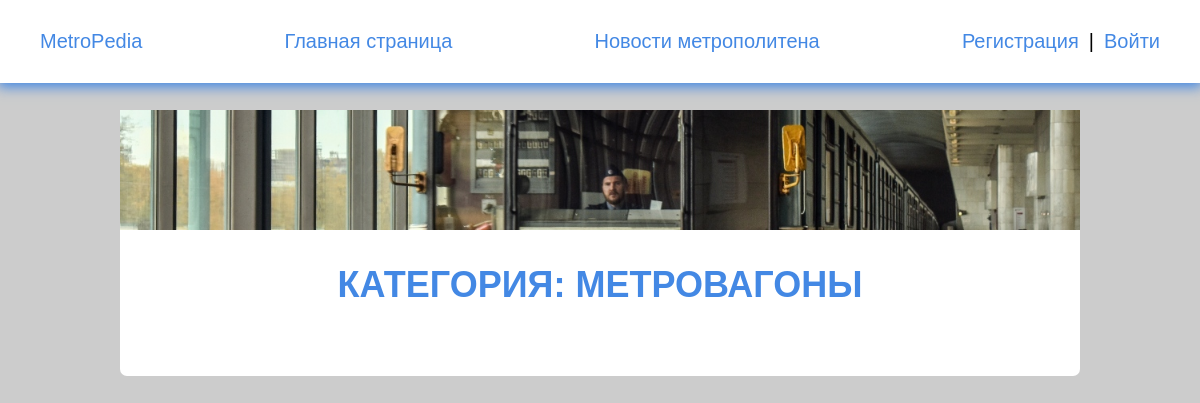
Before: /wiki/train/ with the older database file.
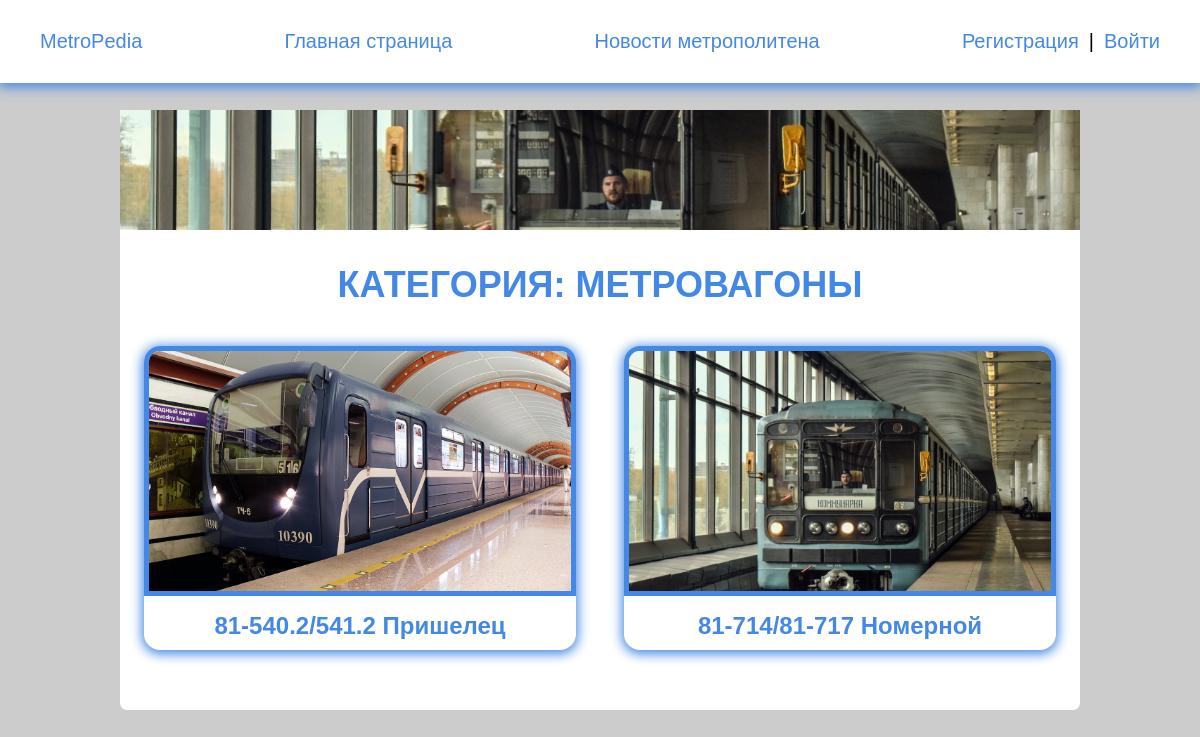
After: the same page with the newer database file.
### metro_wiki/models.py (models this page shows, shortened)
class Train(models.Model):
    title = models.CharField(max_length=100, blank=False, verbose_name='Модель метровагона')
    slug = models.CharField(max_length=100, blank=False, unique=True, verbose_name='Ссылка')
    image = models.ImageField(upload_to='images/%Y/%M/%D', blank=True, verbose_name='Картинка')
    content = RichTextField(blank=True, null=True, verbose_name='Текст', config_name='extends')
    def get_absolute_url(self):
        return reverse('train', kwargs={'train_slug': self.slug})
    class Meta:
        verbose_name = 'Метровагон'
        verbose_name_plural = 'Метровагоны'
        ordering = ['title']

### metro_wiki/views.py (the view)
# urls.py: path('train/', Trains.as_view(), name='trains'),
class Trains(DataMixin, ListView):
    model = Train
    template_name = 'wiki/categories/trains.html'
    context_object_name = 'trains'
    def get_context_data(self, *, object_list=None, **kwargs):
        context = super().get_context_data(**kwargs)
        if self.request.user.is_authenticated:
            context['post_user_count'] = Blog.objects.filter(owner=self.request.user).count
        c_def = self.get_user_context(title='Поезда')
        return dict(list(context.items()) + list(c_def.items()))

### main_page/utils.py (called while the page is built)
    @staticmethod
    def get_user_context(**kwargs):
        context = kwargs
        context['menu'] = menu
        context['submenu_editor'] = submenu_editor
        context['cats'] = cats
        return context

### metro_wiki/templates/wiki/categories/trains.html
{% extends 'main_page/base.html' %}
{% load static %}
{% block content %}
    <main class="content post_style">
        <section class="wrap_post">
            <img class="preview_img" src="{% static 'images/trains.jpg' %}" alt="cities_image">
            <h1 class="cat_title">Категория: Метровагоны</h1>
            <ul class="cats_list categories">
                {% for t in trains %}
                <li class="element">
                    <a href="{{ t.get_absolute_url }}">
                        <button class="btn_cats">
                            <img src="{{ t.image.url }}" alt="train_image">
                            <span>{{ t.title }}</span></button>
                    </a>
                </li>
                {% endfor %}
            </ul>
        </section>
    </main>
{% endblock %}

### main_page/templates/main_page/base.html (shortened to what this page needs)
<!DOCTYPE html>
{% load static %}
<html lang="en">
<head>
  <link rel="stylesheet" href="{% static 'style/style.css' %}">
  <link rel="stylesheet" href="{% static 'style/base.css' %}">
  <link rel="stylesheet" href="{% static 'style/wrap.css' %}">
  <link rel="stylesheet" href="{% static 'style/navbar.css' %}">
  <link rel="stylesheet" href="{% static 'style/forms.css' %}">
  <link rel="stylesheet" href="{% static 'style/slider.css' %}">
  <link rel="stylesheet" href="{% static 'style/lists.css' %}">
  <link rel="stylesheet" href="{% static 'style/technical.css' %}">
  <link rel="stylesheet" href="{% static 'style/user.css' %}">
</head>
<body>
{% include 'main_page/navbar.html' %}
{% block content %}
{% endblock %}
</body>
</html>

### main_page/templates/main_page/navbar.html (shortened to what this page needs)
{% load static %}
<header class="menu">
    <section class="wrap_navbar">
        <ul class="navbar">
            {% if request.user.is_authenticated %}
            <li class="logo">
                <a href="{% url 'user' %}">
                    <img src="{{ request.user.image.url }}" alt="{{ request.user.username }}" class="avatar">
                    <p>{{ request.user.username }}{% if request.user.is_staff %}👑{% endif %}</p>
                </a>
            </li>
            {% else %}
            <li class="logo"><a href="{% url 'main' %}">MetroPedia</a></li>
            {% endif %}
            {% for m in menu %}
            <li><a href="{% url m.url_name %}">{{ m.title }}</a></li>
            {% endfor %}
            {% if request.user.is_authenticated %}
            <li><a href="{% url 'logout' %}">Выйти</a></li>
            {% else %}
            <li>
                <a href="{% url 'register' %}">Регистрация</a> |
                <a href="{% url 'login' %}">Войти</a>
            </li>
            {% endif %}
        </ul>
    </section>
</header>

### main_page/static/style/style.css (style rules this page uses)
.cat_title { text-align: center; font-size: 36px; }
.content li { margin-bottom: 20px; font-size: 20px; }
.content a { color: #000; display: block; }
.cats_list { display: flex; flex-direction: row; flex-wrap: wrap; justify-content: flex-start; }
.cats_list .element { width: calc(50% - 20px); }
.btn_cats { padding: 0; }
.btn_cats img { object-fit: cover; width: 100%; height: 250px; border-top-left-radius: 16px; border-top-right-radius: 16px; border: 5px solid #4388e4; }
.btn_cats span { font-weight: bold; display: block; padding: 10px; }
.categories { flex-direction: row; flex-wrap: wrap; justify-content: space-around; }
.categories .element { width: 45%; }
.post_style { margin-top: 110px; }
.element { display: flex; flex-direction: column; margin: 10px; }
.element a { height: 100%; position: relative; display: flex; flex-direction: column; justify-content: space-between; }
.preview_img { object-fit: cover; width: 100%; height: 120px; }

### main_page/static/style/base.css (style rules this page uses)
*, *::before, *::after { box-sizing: border-box; }
body { margin: 0; padding: 0; font-family: Arial, Helvetica, sans-serif; background-color: #ccc; }
main { margin-top: 132px; }
ul { list-style: none; padding: 0; padding-bottom: 40px; }
button { border-radius: 16px; box-shadow: 0px 2px 12px 2px #4388e4; padding: 10px 40px; font-size: 24px; border: 0; margin-top: 0; background: transparent; border: none; color: #4388e4; }
a { text-decoration: none; }
h1 { text-align: center; }
h1, h2, h4 { color: #4388e4; text-transform: uppercase; }

### main_page/static/style/wrap.css (style rules this page uses)
.wrap_navbar { max-width: 1250px; margin: 0 auto; padding: 10px 30px; }
.wrap_post { max-width: 80%; margin: 0 auto; background-color: #fff; border-radius: 7px; }

### main_page/static/style/navbar.css (style rules this page uses)
.menu { position: fixed; z-index: 999; width: 100%; top: 0px; background: #ffffff; box-shadow: 0px 2px 12px 2px #4388e4;; }
.menu ul { display: flex; justify-content: space-between; align-items: center; font-size: 20px; padding-bottom: 0; }
.menu .logo { color: #4388e4; }
.logo a { display: flex !important; align-items: center; }
.menu a { color: #4388e4; }
.navbar li { text-align: center; display: flex }
.navbar a { padding: 0 10px; display: block; transition: .4s ease-in-out; }
@media (min-width: 600px) { .navbar>li { position: relative; } }
@media (min-width: 600px) { .navbar>li:after { position: absolute; right: 0; width: 1px; height: 12px; top: 24px; box-shadow: 4px -2px 0 #d2d2d2; transform: rotate(30deg); } }
@media (min-width: 600px) { .navbar>li:last-child:after { background: none; box-shadow: none; } }

Changed rows visible on the page:
added Train: image (picture), title "81-540.2/541.2 Пришелец"
added Train: image (picture), title "81-714/81-717 Номерной"
